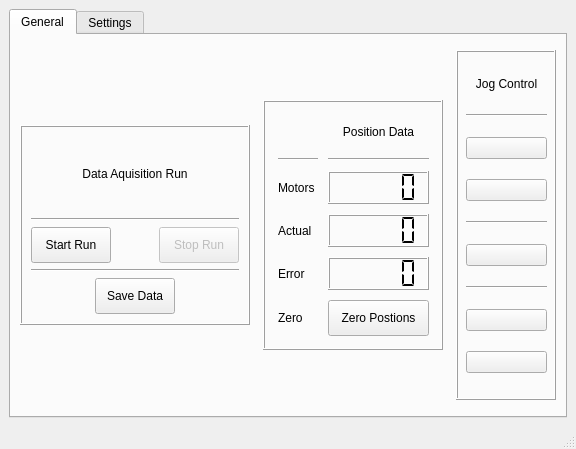
<?xml version="1.0" encoding="UTF-8"?>
<ui version="4.0">
 <class>MainWindow</class>
 <widget class="QMainWindow" name="MainWindow">
  <property name="geometry">
   <rect>
    <x>0</x>
    <y>0</y>
    <width>576</width>
    <height>449</height>
   </rect>
  </property>
  <property name="windowTitle">
   <string>MainWindow</string>
  </property>
  <widget class="QWidget" name="centralwidget">
   <layout class="QHBoxLayout" name="horizontalLayout">
    <item>
     <widget class="QTabWidget" name="tabWidget">
      <property name="minimumSize">
       <size>
        <width>0</width>
        <height>390</height>
       </size>
      </property>
      <property name="currentIndex">
       <number>0</number>
      </property>
      <widget class="QWidget" name="general">
       <attribute name="title">
        <string>General</string>
       </attribute>
       <layout class="QHBoxLayout" name="horizontalLayout_2">
        <item>
         <widget class="QFrame" name="frame">
          <property name="minimumSize">
           <size>
            <width>230</width>
            <height>0</height>
           </size>
          </property>
          <property name="maximumSize">
           <size>
            <width>16777215</width>
            <height>200</height>
           </size>
          </property>
          <property name="frameShape">
           <enum>QFrame::Box</enum>
          </property>
          <property name="frameShadow">
           <enum>QFrame::Raised</enum>
          </property>
          <layout class="QVBoxLayout" name="verticalLayout_2">
           <item>
            <widget class="QLabel" name="label_2">
             <property name="minimumSize">
              <size>
               <width>0</width>
               <height>40</height>
              </size>
             </property>
             <property name="text">
              <string>Data Aquisition Run</string>
             </property>
             <property name="alignment">
              <set>Qt::AlignCenter</set>
             </property>
            </widget>
           </item>
           <item>
            <widget class="Line" name="line_7">
             <property name="orientation">
              <enum>Qt::Horizontal</enum>
             </property>
            </widget>
           </item>
           <item>
            <layout class="QHBoxLayout" name="horizontalLayout_5">
             <item>
              <widget class="QPushButton" name="start_run_button">
               <property name="minimumSize">
                <size>
                 <width>0</width>
                 <height>36</height>
                </size>
               </property>
               <property name="text">
                <string>Start Run</string>
               </property>
              </widget>
             </item>
             <item>
              <spacer name="horizontalSpacer_3">
               <property name="orientation">
                <enum>Qt::Horizontal</enum>
               </property>
               <property name="sizeHint" stdset="0">
                <size>
                 <width>40</width>
                 <height>20</height>
                </size>
               </property>
              </spacer>
             </item>
             <item>
              <widget class="QPushButton" name="stop_run_button">
               <property name="enabled">
                <bool>false</bool>
               </property>
               <property name="minimumSize">
                <size>
                 <width>0</width>
                 <height>36</height>
                </size>
               </property>
               <property name="text">
                <string>Stop Run</string>
               </property>
               <property name="autoDefault">
                <bool>false</bool>
               </property>
               <property name="default">
                <bool>false</bool>
               </property>
               <property name="flat">
                <bool>false</bool>
               </property>
              </widget>
             </item>
            </layout>
           </item>
           <item>
            <widget class="Line" name="line_8">
             <property name="orientation">
              <enum>Qt::Horizontal</enum>
             </property>
            </widget>
           </item>
           <item>
            <layout class="QHBoxLayout" name="horizontalLayout_3">
             <item>
              <spacer name="horizontalSpacer_4">
               <property name="orientation">
                <enum>Qt::Horizontal</enum>
               </property>
               <property name="sizeHint" stdset="0">
                <size>
                 <width>40</width>
                 <height>20</height>
                </size>
               </property>
              </spacer>
             </item>
             <item>
              <widget class="QPushButton" name="pushButton_2">
               <property name="minimumSize">
                <size>
                 <width>0</width>
                 <height>36</height>
                </size>
               </property>
               <property name="maximumSize">
                <size>
                 <width>100</width>
                 <height>16777215</height>
                </size>
               </property>
               <property name="text">
                <string>Save Data</string>
               </property>
              </widget>
             </item>
             <item>
              <spacer name="horizontalSpacer_5">
               <property name="orientation">
                <enum>Qt::Horizontal</enum>
               </property>
               <property name="sizeHint" stdset="0">
                <size>
                 <width>40</width>
                 <height>20</height>
                </size>
               </property>
              </spacer>
             </item>
            </layout>
           </item>
          </layout>
         </widget>
        </item>
        <item>
         <spacer name="horizontalSpacer">
          <property name="orientation">
           <enum>Qt::Horizontal</enum>
          </property>
          <property name="sizeHint" stdset="0">
           <size>
            <width>0</width>
            <height>20</height>
           </size>
          </property>
         </spacer>
        </item>
        <item>
         <widget class="QFrame" name="position_frame">
          <property name="minimumSize">
           <size>
            <width>180</width>
            <height>0</height>
           </size>
          </property>
          <property name="maximumSize">
           <size>
            <width>16777215</width>
            <height>250</height>
           </size>
          </property>
          <property name="frameShape">
           <enum>QFrame::Box</enum>
          </property>
          <property name="frameShadow">
           <enum>QFrame::Raised</enum>
          </property>
          <widget class="QWidget" name="gridLayoutWidget_2">
           <property name="geometry">
            <rect>
             <x>10</x>
             <y>10</y>
             <width>161</width>
             <height>231</height>
            </rect>
           </property>
           <layout class="QGridLayout" name="position_grid">
            <property name="sizeConstraint">
             <enum>QLayout::SetMaximumSize</enum>
            </property>
            <property name="leftMargin">
             <number>5</number>
            </property>
            <property name="topMargin">
             <number>5</number>
            </property>
            <property name="rightMargin">
             <number>5</number>
            </property>
            <property name="bottomMargin">
             <number>5</number>
            </property>
            <property name="spacing">
             <number>10</number>
            </property>
            <item row="0" column="1">
             <widget class="QLabel" name="label">
              <property name="text">
               <string>Position Data</string>
              </property>
              <property name="alignment">
               <set>Qt::AlignCenter</set>
              </property>
             </widget>
            </item>
            <item row="4" column="1">
             <widget class="QLCDNumber" name="error_lcd">
              <property name="segmentStyle">
               <enum>QLCDNumber::Flat</enum>
              </property>
             </widget>
            </item>
            <item row="2" column="1">
             <widget class="QLCDNumber" name="motor_pos_lcd">
              <property name="segmentStyle">
               <enum>QLCDNumber::Flat</enum>
              </property>
             </widget>
            </item>
            <item row="3" column="0">
             <widget class="QLabel" name="actual_pos_label">
              <property name="maximumSize">
               <size>
                <width>40</width>
                <height>16777215</height>
               </size>
              </property>
              <property name="text">
               <string>Actual</string>
              </property>
             </widget>
            </item>
            <item row="2" column="0">
             <widget class="QLabel" name="motor_pos_label">
              <property name="maximumSize">
               <size>
                <width>40</width>
                <height>40</height>
               </size>
              </property>
              <property name="text">
               <string>Motors</string>
              </property>
             </widget>
            </item>
            <item row="1" column="1">
             <widget class="Line" name="line_3">
              <property name="orientation">
               <enum>Qt::Horizontal</enum>
              </property>
             </widget>
            </item>
            <item row="3" column="1">
             <widget class="QLCDNumber" name="actual_pos_lcd">
              <property name="segmentStyle">
               <enum>QLCDNumber::Flat</enum>
              </property>
             </widget>
            </item>
            <item row="4" column="0">
             <widget class="QLabel" name="error_label">
              <property name="maximumSize">
               <size>
                <width>40</width>
                <height>16777215</height>
               </size>
              </property>
              <property name="text">
               <string>Error</string>
              </property>
             </widget>
            </item>
            <item row="1" column="0">
             <widget class="Line" name="line">
              <property name="orientation">
               <enum>Qt::Horizontal</enum>
              </property>
             </widget>
            </item>
            <item row="5" column="1">
             <widget class="QPushButton" name="pushButton">
              <property name="minimumSize">
               <size>
                <width>0</width>
                <height>36</height>
               </size>
              </property>
              <property name="text">
               <string>Zero Postions</string>
              </property>
             </widget>
            </item>
            <item row="5" column="0">
             <widget class="QLabel" name="label_3">
              <property name="text">
               <string>Zero</string>
              </property>
             </widget>
            </item>
           </layout>
          </widget>
         </widget>
        </item>
        <item>
         <spacer name="horizontalSpacer_2">
          <property name="orientation">
           <enum>Qt::Horizontal</enum>
          </property>
          <property name="sizeHint" stdset="0">
           <size>
            <width>1</width>
            <height>20</height>
           </size>
          </property>
         </spacer>
        </item>
        <item>
         <widget class="QFrame" name="jog_frame">
          <property name="minimumSize">
           <size>
            <width>100</width>
            <height>350</height>
           </size>
          </property>
          <property name="maximumSize">
           <size>
            <width>100</width>
            <height>350</height>
           </size>
          </property>
          <property name="frameShape">
           <enum>QFrame::Box</enum>
          </property>
          <property name="frameShadow">
           <enum>QFrame::Raised</enum>
          </property>
          <widget class="QWidget" name="verticalLayoutWidget_5">
           <property name="geometry">
            <rect>
             <x>10</x>
             <y>10</y>
             <width>81</width>
             <height>331</height>
            </rect>
           </property>
           <layout class="QVBoxLayout" name="jog_vbox">
            <item>
             <widget class="QLabel" name="jog_header_label">
              <property name="maximumSize">
               <size>
                <width>16777215</width>
                <height>20</height>
               </size>
              </property>
              <property name="text">
               <string>Jog Control</string>
              </property>
              <property name="alignment">
               <set>Qt::AlignCenter</set>
              </property>
             </widget>
            </item>
            <item>
             <widget class="Line" name="line_1">
              <property name="orientation">
               <enum>Qt::Horizontal</enum>
              </property>
             </widget>
            </item>
            <item>
             <widget class="QPushButton" name="jog_up_fast">
              <property name="text">
               <string/>
              </property>
              <property name="icon">
               <iconset resource="icons.qrc">
                <normaloff>:/Arrows /C:/icons/PNG/32/Arrows/double_up-32.png</normaloff>:/Arrows /C:/icons/PNG/32/Arrows/double_up-32.png</iconset>
              </property>
              <property name="iconSize">
               <size>
                <width>32</width>
                <height>32</height>
               </size>
              </property>
              <property name="checkable">
               <bool>true</bool>
              </property>
              <property name="autoExclusive">
               <bool>true</bool>
              </property>
             </widget>
            </item>
            <item>
             <widget class="QPushButton" name="jog_up_slow">
              <property name="text">
               <string/>
              </property>
              <property name="icon">
               <iconset resource="icons.qrc">
                <normaloff>:/Arrows /C:/icons/PNG/32/Arrows/angle_up-32.png</normaloff>:/Arrows /C:/icons/PNG/32/Arrows/angle_up-32.png</iconset>
              </property>
              <property name="iconSize">
               <size>
                <width>32</width>
                <height>32</height>
               </size>
              </property>
              <property name="checkable">
               <bool>true</bool>
              </property>
              <property name="autoExclusive">
               <bool>true</bool>
              </property>
             </widget>
            </item>
            <item>
             <widget class="Line" name="line_5">
              <property name="orientation">
               <enum>Qt::Horizontal</enum>
              </property>
             </widget>
            </item>
            <item>
             <widget class="QPushButton" name="jog_stop">
              <property name="text">
               <string/>
              </property>
              <property name="icon">
               <iconset resource="icons.qrc">
                <normaloff>:/Transport/C:/icons/PNG/32/Transport/stop_sign-32.png</normaloff>:/Transport/C:/icons/PNG/32/Transport/stop_sign-32.png</iconset>
              </property>
              <property name="iconSize">
               <size>
                <width>32</width>
                <height>32</height>
               </size>
              </property>
              <property name="checkable">
               <bool>true</bool>
              </property>
              <property name="autoExclusive">
               <bool>true</bool>
              </property>
             </widget>
            </item>
            <item>
             <widget class="Line" name="line_6">
              <property name="orientation">
               <enum>Qt::Horizontal</enum>
              </property>
             </widget>
            </item>
            <item>
             <widget class="QPushButton" name="jog_down_slow">
              <property name="text">
               <string/>
              </property>
              <property name="icon">
               <iconset resource="icons.qrc">
                <normaloff>:/Arrows /C:/icons/PNG/32/Arrows/angle_down-32.png</normaloff>:/Arrows /C:/icons/PNG/32/Arrows/angle_down-32.png</iconset>
              </property>
              <property name="iconSize">
               <size>
                <width>32</width>
                <height>32</height>
               </size>
              </property>
              <property name="checkable">
               <bool>true</bool>
              </property>
              <property name="autoExclusive">
               <bool>true</bool>
              </property>
             </widget>
            </item>
            <item>
             <widget class="QPushButton" name="jog_down_fast">
              <property name="text">
               <string/>
              </property>
              <property name="icon">
               <iconset resource="icons.qrc">
                <normaloff>:/Arrows /C:/icons/PNG/32/Arrows/double_down-32.png</normaloff>:/Arrows /C:/icons/PNG/32/Arrows/double_down-32.png</iconset>
              </property>
              <property name="iconSize">
               <size>
                <width>32</width>
                <height>32</height>
               </size>
              </property>
              <property name="checkable">
               <bool>true</bool>
              </property>
              <property name="autoExclusive">
               <bool>true</bool>
              </property>
             </widget>
            </item>
           </layout>
          </widget>
         </widget>
        </item>
       </layout>
      </widget>
      <widget class="QWidget" name="settings">
       <attribute name="title">
        <string>Settings</string>
       </attribute>
       <layout class="QHBoxLayout" name="horizontalLayout_4">
        <item>
         <widget class="QFrame" name="microstep_frame">
          <property name="maximumSize">
           <size>
            <width>170</width>
            <height>190</height>
           </size>
          </property>
          <property name="frameShape">
           <enum>QFrame::Box</enum>
          </property>
          <property name="frameShadow">
           <enum>QFrame::Raised</enum>
          </property>
          <widget class="QWidget" name="verticalLayoutWidget_6">
           <property name="geometry">
            <rect>
             <x>10</x>
             <y>10</y>
             <width>151</width>
             <height>171</height>
            </rect>
           </property>
           <layout class="QVBoxLayout" name="microstep_vbox">
            <property name="leftMargin">
             <number>10</number>
            </property>
            <property name="rightMargin">
             <number>10</number>
            </property>
            <item>
             <widget class="QLabel" name="microstep_label">
              <property name="maximumSize">
               <size>
                <width>16777215</width>
                <height>20</height>
               </size>
              </property>
              <property name="text">
               <string>Microstep Setting</string>
              </property>
              <property name="textFormat">
               <enum>Qt::AutoText</enum>
              </property>
              <property name="alignment">
               <set>Qt::AlignCenter</set>
              </property>
             </widget>
            </item>
            <item>
             <widget class="Line" name="line_2">
              <property name="orientation">
               <enum>Qt::Horizontal</enum>
              </property>
             </widget>
            </item>
            <item>
             <widget class="QRadioButton" name="microstep_1">
              <property name="text">
               <string>1 (Not Recommended)</string>
              </property>
             </widget>
            </item>
            <item>
             <widget class="QRadioButton" name="microstep_2">
              <property name="text">
               <string>2</string>
              </property>
              <property name="checked">
               <bool>true</bool>
              </property>
             </widget>
            </item>
            <item>
             <widget class="QRadioButton" name="microstep_4">
              <property name="text">
               <string>4</string>
              </property>
             </widget>
            </item>
            <item>
             <widget class="QRadioButton" name="microstep_8">
              <property name="text">
               <string>8 (Not Recommended)</string>
              </property>
             </widget>
            </item>
           </layout>
          </widget>
         </widget>
        </item>
        <item>
         <widget class="QFrame" name="speed_frame">
          <property name="maximumSize">
           <size>
            <width>170</width>
            <height>190</height>
           </size>
          </property>
          <property name="frameShape">
           <enum>QFrame::Box</enum>
          </property>
          <property name="frameShadow">
           <enum>QFrame::Raised</enum>
          </property>
          <widget class="QWidget" name="verticalLayoutWidget_7">
           <property name="geometry">
            <rect>
             <x>10</x>
             <y>10</y>
             <width>151</width>
             <height>171</height>
            </rect>
           </property>
           <layout class="QVBoxLayout" name="speed_vbox">
            <property name="leftMargin">
             <number>10</number>
            </property>
            <property name="rightMargin">
             <number>10</number>
            </property>
            <item>
             <widget class="QLabel" name="speed_label">
              <property name="maximumSize">
               <size>
                <width>16777215</width>
                <height>20</height>
               </size>
              </property>
              <property name="text">
               <string>Speed Setting</string>
              </property>
              <property name="textFormat">
               <enum>Qt::AutoText</enum>
              </property>
              <property name="alignment">
               <set>Qt::AlignCenter</set>
              </property>
             </widget>
            </item>
            <item>
             <widget class="Line" name="line_4">
              <property name="orientation">
               <enum>Qt::Horizontal</enum>
              </property>
             </widget>
            </item>
            <item>
             <widget class="QRadioButton" name="speed_50">
              <property name="text">
               <string>50 rpm</string>
              </property>
              <property name="checkable">
               <bool>true</bool>
              </property>
              <property name="autoExclusive">
               <bool>true</bool>
              </property>
             </widget>
            </item>
            <item>
             <widget class="QRadioButton" name="speed_100">
              <property name="text">
               <string>100 rpm</string>
              </property>
              <property name="checked">
               <bool>true</bool>
              </property>
             </widget>
            </item>
            <item>
             <widget class="QRadioButton" name="speed_150">
              <property name="text">
               <string>150 rpm</string>
              </property>
             </widget>
            </item>
            <item>
             <widget class="QRadioButton" name="speed_200">
              <property name="text">
               <string>200 rpm</string>
              </property>
             </widget>
            </item>
           </layout>
          </widget>
         </widget>
        </item>
       </layout>
      </widget>
     </widget>
    </item>
   </layout>
  </widget>
  <widget class="QStatusBar" name="statusbar"/>
  <widget class="QMenuBar" name="menubar">
   <property name="geometry">
    <rect>
     <x>0</x>
     <y>0</y>
     <width>576</width>
     <height>21</height>
    </rect>
   </property>
  </widget>
  <action name="actionQuit">
   <property name="text">
    <string>Quit</string>
   </property>
  </action>
 </widget>
 <resources>
  <include location="icons.qrc"/>
 </resources>
 <connections>
  <connection>
   <sender>jog_down_fast</sender>
   <signal>clicked(bool)</signal>
   <receiver>start_run_button</receiver>
   <slot>setDisabled(bool)</slot>
   <hints>
    <hint type="sourcelabel">
     <x>720</x>
     <y>471</y>
    </hint>
    <hint type="destinationlabel">
     <x>65</x>
     <y>339</y>
    </hint>
   </hints>
  </connection>
  <connection>
   <sender>jog_down_slow</sender>
   <signal>clicked(bool)</signal>
   <receiver>start_run_button</receiver>
   <slot>setDisabled(bool)</slot>
   <hints>
    <hint type="sourcelabel">
     <x>705</x>
     <y>382</y>
    </hint>
    <hint type="destinationlabel">
     <x>80</x>
     <y>337</y>
    </hint>
   </hints>
  </connection>
  <connection>
   <sender>jog_up_slow</sender>
   <signal>clicked(bool)</signal>
   <receiver>start_run_button</receiver>
   <slot>setDisabled(bool)</slot>
   <hints>
    <hint type="sourcelabel">
     <x>720</x>
     <y>290</y>
    </hint>
    <hint type="destinationlabel">
     <x>93</x>
     <y>338</y>
    </hint>
   </hints>
  </connection>
  <connection>
   <sender>jog_up_fast</sender>
   <signal>clicked(bool)</signal>
   <receiver>start_run_button</receiver>
   <slot>setDisabled(bool)</slot>
   <hints>
    <hint type="sourcelabel">
     <x>695</x>
     <y>202</y>
    </hint>
    <hint type="destinationlabel">
     <x>104</x>
     <y>322</y>
    </hint>
   </hints>
  </connection>
  <connection>
   <sender>jog_stop</sender>
   <signal>clicked(bool)</signal>
   <receiver>start_run_button</receiver>
   <slot>setEnabled(bool)</slot>
   <hints>
    <hint type="sourcelabel">
     <x>720</x>
     <y>355</y>
    </hint>
    <hint type="destinationlabel">
     <x>97</x>
     <y>329</y>
    </hint>
   </hints>
  </connection>
  <connection>
   <sender>jog_down_fast</sender>
   <signal>clicked(bool)</signal>
   <receiver>stop_run_button</receiver>
   <slot>setDisabled(bool)</slot>
   <hints>
    <hint type="sourcelabel">
     <x>720</x>
     <y>471</y>
    </hint>
    <hint type="destinationlabel">
     <x>173</x>
     <y>335</y>
    </hint>
   </hints>
  </connection>
  <connection>
   <sender>jog_down_slow</sender>
   <signal>clicked(bool)</signal>
   <receiver>stop_run_button</receiver>
   <slot>setDisabled(bool)</slot>
   <hints>
    <hint type="sourcelabel">
     <x>720</x>
     <y>420</y>
    </hint>
    <hint type="destinationlabel">
     <x>180</x>
     <y>344</y>
    </hint>
   </hints>
  </connection>
  <connection>
   <sender>jog_up_slow</sender>
   <signal>clicked(bool)</signal>
   <receiver>stop_run_button</receiver>
   <slot>setDisabled(bool)</slot>
   <hints>
    <hint type="sourcelabel">
     <x>720</x>
     <y>290</y>
    </hint>
    <hint type="destinationlabel">
     <x>202</x>
     <y>341</y>
    </hint>
   </hints>
  </connection>
  <connection>
   <sender>jog_up_fast</sender>
   <signal>clicked(bool)</signal>
   <receiver>stop_run_button</receiver>
   <slot>setDisabled(bool)</slot>
   <hints>
    <hint type="sourcelabel">
     <x>720</x>
     <y>239</y>
    </hint>
    <hint type="destinationlabel">
     <x>226</x>
     <y>321</y>
    </hint>
   </hints>
  </connection>
 </connections>
</ui>
